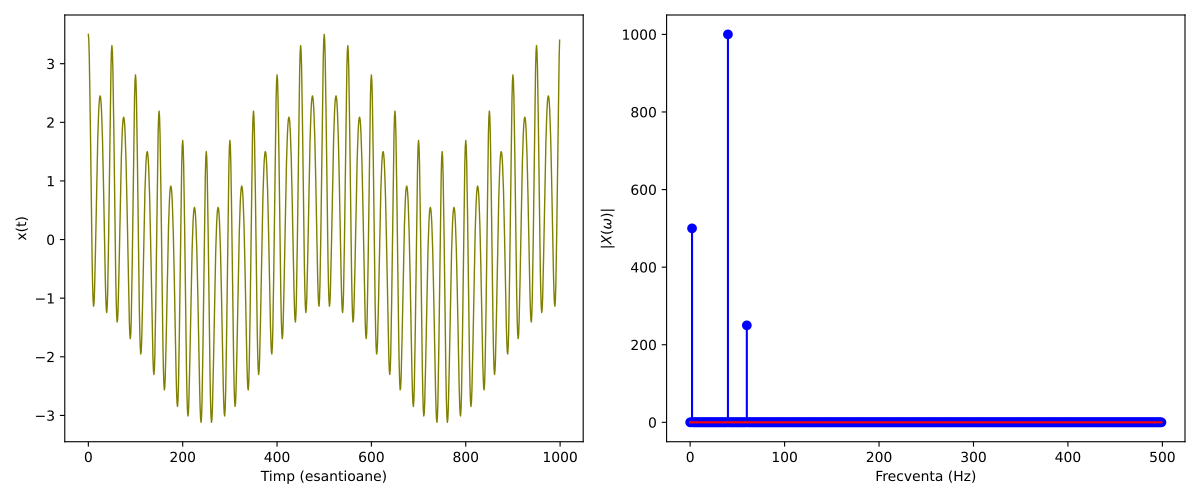

Write Python code to recreate this figure.
import numpy as np
import matplotlib.pyplot as plt

frecv_esant = 1000
timp_v = np.arange(frecv_esant) / frecv_esant

f1_v, f2_v, f3_v = 2, 40, 60
semnal_compus = np.cos(2 * np.pi * f1_v * timp_v) + 2 * np.cos(2 * np.pi * f2_v * timp_v) + 0.5 * np.cos(2 * np.pi * f3_v * timp_v)

omega_rng = np.fft.fftfreq(frecv_esant, d=1/frecv_esant)
X_val = np.abs(np.fft.fft(semnal_compus))

pozitive = omega_rng >= 0
omega_rng_poz = omega_rng[pozitive]
X_val_poz = X_val[pozitive]

fig_3, (ax3_1, ax3_2) = plt.subplots(1, 2, figsize=(12, 5))

ax3_1.plot(np.arange(frecv_esant), semnal_compus, color='olive', linewidth=1)
ax3_1.set_xlabel('Timp (esantioane)')
ax3_1.set_ylabel('x(t)')

ax3_2.stem(omega_rng_poz, X_val_poz, linefmt='b-', markerfmt='bo', basefmt='r-')
ax3_2.set_xlabel('Frecventa (Hz)')
ax3_2.set_ylabel('$|X(\\omega)|$')

plt.tight_layout()
fig_3.savefig('ex3.pdf')
plt.show()
